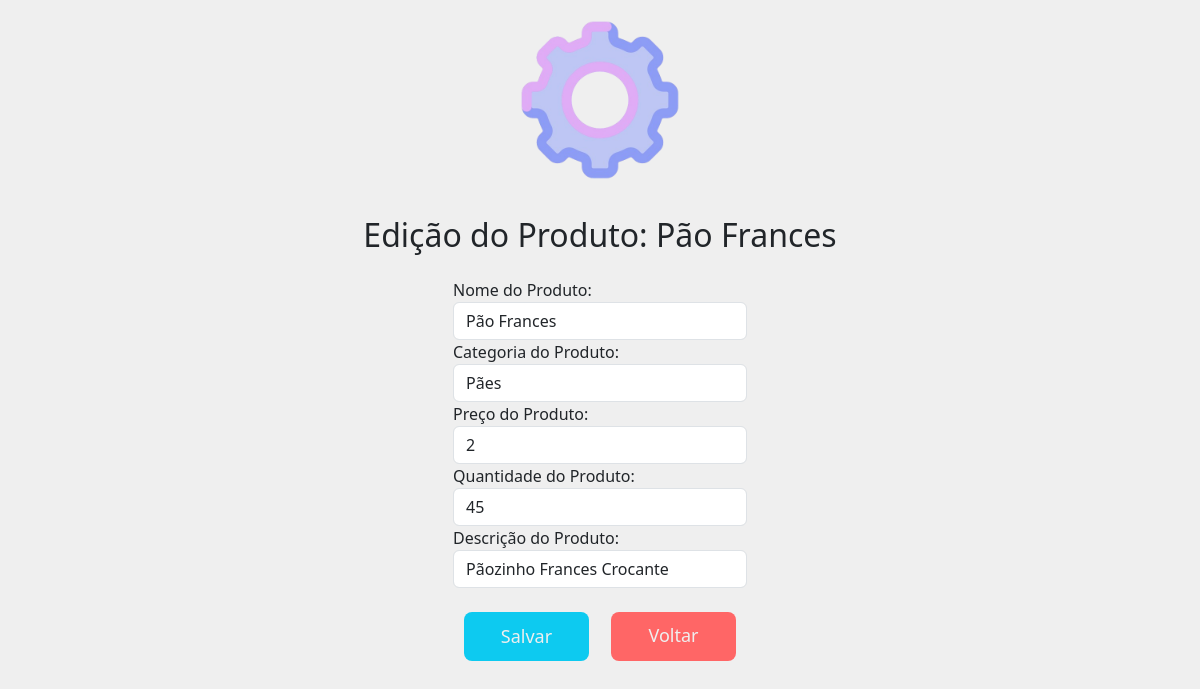
Screenshot of /editar_produto/1 (signed in) with the database file from the repository.
### models/modelos.py (models this page shows, shortened)
class Produtos(db.Model):
    id = db.Column(db.Integer, primary_key=True)
    nome = db.Column(db.String(60), nullable=False)
    categoria = db.Column(db.String(50), nullable=False)
    preco = db.Column(db.Integer, nullable=False)
    quantidade = db.Column(db.Integer, nullable=False)
    descricao = db.Column(db.String(200), nullable=False)

### views.py (the view)
@app.route('/editar_produto/<int:id>')
@login_required
def editar_produtos(id):
    produto = Produtos.query.filter_by(id=id).first()
    return render_template('editar_produto.html',produto= produto)

### models/modelos.py (called while the page is built)
@login_manager.user_loader
def get_user(user_id):
    return Usuarios.query.filter_by(id=user_id).first()

### templates/editar_produto.html (shortened to what this page needs)
{% extends 'bases/base.html' %}
{% block customCSS %}
<link rel="stylesheet" href="{{ url_for('static', filename='css/style_novo_usuario_e_produto.css')}}">
{% endblock %}
{% block content %}
<div class="row">
    <div class="col-6 mx-auto">
        <div class="container__pai__logo">
            <img class="logo" src="{{ url_for('static', filename='img/editar.png')}}" id="logo" alt="">
        </div>
        <div class="container__pai__titulo">
            <h3 class="titulo__pag">Edição do Produto: {{ produto.nome }}</h3>
        </div>
            <form class="flex-lg-row mx-auto col-6" method="post" action="{{url_for('atualizar_produto', id=produto.id)}}">
                <div class="form-group">
                    <label for="">Nome do Produto:</label>
                    <input type="text" name="nome" id="nome" required class="form-control" value="{{produto.nome}}">
                </div>
                <div class="form-group">
                    <label for="">Categoria do Produto:</label>
                    <input type="text" name="categoria" id="categoria" required class="form-control" value="{{produto.categoria}}">
                </div>
                <div class="form-group">
                    <label for="">Preço do Produto:</label>
                    <input type="number" name="preco" id="preco" required class="form-control" value="{{produto.preco}}">
                </div>
                <div class="form-group">
                    <label for="">Quantidade do Produto:</label>
                    <input type="number" name="quantidade" id="quantidade" required class="form-control" value="{{produto.quantidade}}">
                </div>
                <div class="form-group">
                    <label for="">Descrição do Produto:</label>
                    <input type="text" name="descricao" id="descricao" required class="form-control" value="{{produto.descricao}}">
                </div>
                <br>
                <div class="pai__botoes d-flex justify-content-around">
                    <button type="submit" class="btn bg-info btns my-2 my-sm-0">Salvar</button>
                    <a class="btns my-2 my-sm-0" href="{{url_for('produtos', id=produto.id)}}">Voltar</a>
                </div>
            </form>
    </div>
</div>
{% endblock %}

### static/css/style_novo_usuario_e_produto.css (style rules this page uses)
:root { --cor-principal: #efefef; --cor-secundaria: #6B6FDE; --cor-preta: #000000; --cor-goiaba: #FF6666; --cor-trigo: #FFC954; --fonte-principal: 'Montserrat', sans-serif; }
* { margin: 0; padding: 0; box-sizing: border-box; }
body { background-color: var(--cor-principal); font-size: var(--fonte-principal); }
.container__pai__logo { display: flex; justify-content: center; }
.container__pai__titulo { font-family: var(--fonte-inter); padding: 1em 0em; display: flex; justify-content: center; }
.titulo__pag { font-size: 2em; text-align: center; }
.logo { width: 200px; }
.pai__botoes { padding-bottom: 1.5em; }
.btns { background-color: var(--cor-goiaba); width: 125px; color: var(--cor-principal); font-size: 18px; font-weight: 500; text-align: center; text-decoration: none; border-radius: 8px; padding: 10px; border-radius: none; }

### rows the page displays
Produtos: nome "Pão Frances", categoria "Pães", preco "2", quantidade "45", descricao "Pãozinho Frances Crocante"
